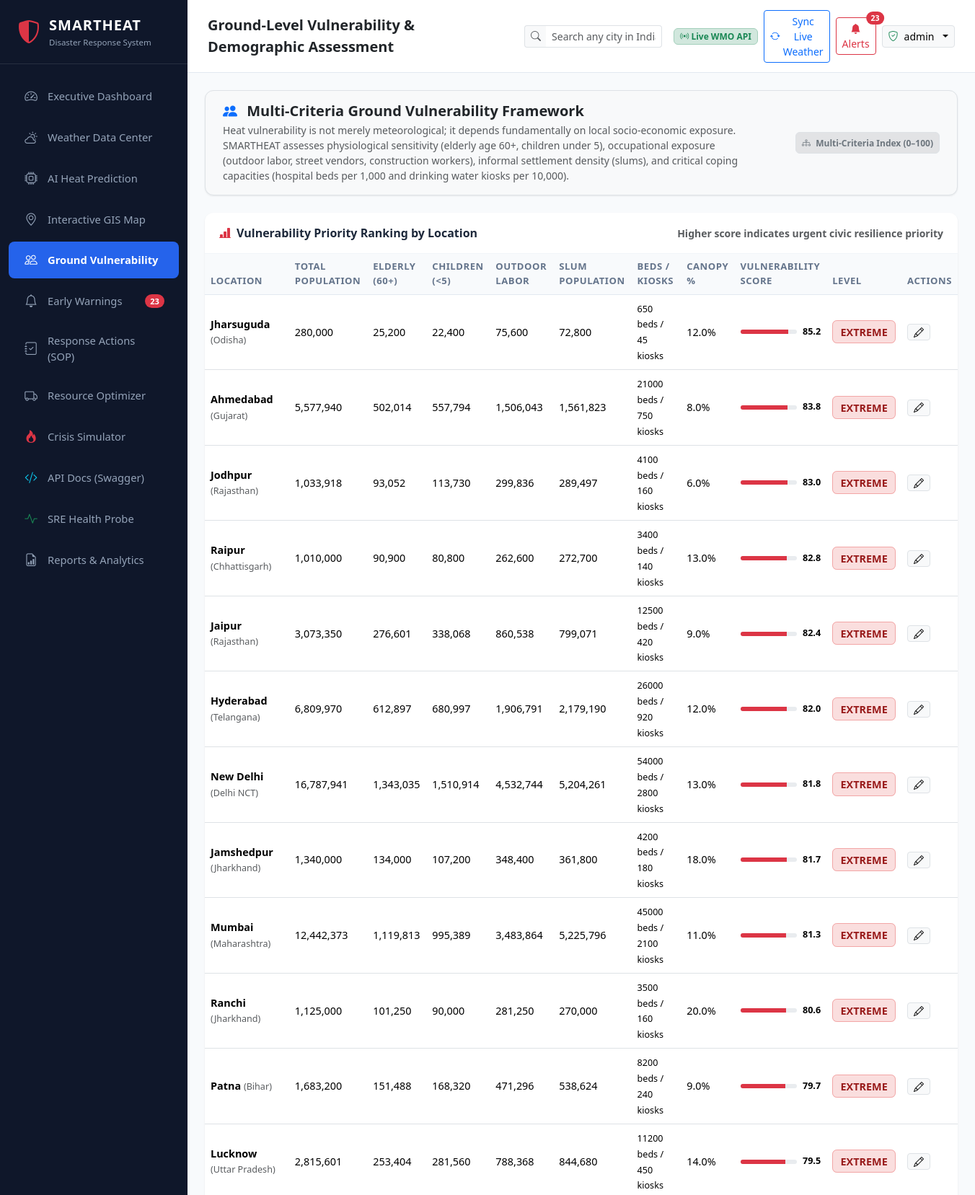
The app's page /vulnerability/ (signed in, upper part) with its own data.
### database/models.py (models this page shows, shortened)
class VulnerabilityData(db.Model):
    __tablename__ = 'vulnerability_data'
    id = db.Column(db.Integer, primary_key=True)
    location_id = db.Column(db.Integer, db.ForeignKey('locations.id'), unique=True, nullable=False)
    total_population = db.Column(db.Integer, nullable=False)
    elderly_count = db.Column(db.Integer, default=0)         # Age 60+
    children_count = db.Column(db.Integer, default=0)        # Age <5
    outdoor_workers_count = db.Column(db.Integer, default=0) # Construction, street vendors, farmers
    slum_residents_count = db.Column(db.Integer, default=0)  # High density informal settlements
    hospital_beds = db.Column(db.Integer, default=50)        # Healthcare capacity
    water_kiosks = db.Column(db.Integer, default=5)          # Public water distribution access
    tree_canopy_ratio = db.Column(db.Float, default=0.15)    # 0.0 - 1.0 (cooling green cover)
    vulnerability_score = db.Column(db.Float, nullable=False)# 0 - 100
    vulnerability_level = db.Column(db.String(20), nullable=False) # LOW, MODERATE, HIGH, EXTREME
    updated_at = db.Column(db.DateTime, default=datetime.utcnow, onupdate=datetime.utcnow)

class Location(db.Model):
    __tablename__ = 'locations'
    id = db.Column(db.Integer, primary_key=True)
    name = db.Column(db.String(100), unique=True, nullable=False, index=True)
    state = db.Column(db.String(50), nullable=False)
    latitude = db.Column(db.Float, nullable=False)
    longitude = db.Column(db.Float, nullable=False)
    zone_type = db.Column(db.String(50), default='Urban') # Urban, Suburban, Industrial, Rural
    baseline_temp = db.Column(db.Float, default=32.0)    # Normal summer mean temp (°C)
    created_at = db.Column(db.DateTime, default=datetime.utcnow)
    weather_records = db.relationship('WeatherData', backref='location', lazy=True, cascade='all, delete-orphan')
    vulnerability = db.relationship('VulnerabilityData', backref='location', uselist=False, cascade='all, delete-orphan')
    predictions = db.relationship('Prediction', backref='location', lazy=True, cascade='all, delete-orphan')
    risk_assessments = db.relationship('RiskAssessment', backref='location', lazy=True, cascade='all, delete-orphan')
    facilities = db.relationship('CriticalFacility', backref='location', lazy=True, cascade='all, delete-orphan')
    alerts = db.relationship('Alert', backref='location', lazy=True, cascade='all, delete-orphan')

### routes/vulnerability_routes.py (the view)
@vulnerability_bp.route('/')
@login_required
def index():
    records = VulnerabilityData.query.join(Location).order_by(VulnerabilityData.vulnerability_score.desc()).all()
    locations = Location.query.order_by(Location.name.asc()).all()
    return render_template('vulnerability.html', records=records, locations=locations)

### routes/auth_routes.py (called while the page is built)
def login_required(f):
    @wraps(f)
    def decorated_function(*args, **kwargs):
        if 'user_id' not in session:
            flash('Please log in to access the command portal.', 'warning')
            return redirect(url_for('auth.login', next=request.url))
        return f(*args, **kwargs)
    return decorated_function

### templates/vulnerability.html (shortened to what this page needs)
{% extends 'base.html' %}
{% block page_title %}Ground-Level Vulnerability & Demographic Assessment{% endblock %}
{% block content %}
<div class="card mb-4 bg-light border">
  <div class="card-body py-3 px-4">
    <div class="row align-items-center">
      <div class="col-md-9">
        <h5 class="fw-bold text-dark mb-1"><i class="bi bi-people-fill text-primary me-2"></i> Multi-Criteria Ground Vulnerability Framework</h5>
        <p class="text-muted small mb-0">
          Heat vulnerability is not merely meteorological; it depends fundamentally on local socio-economic exposure.
          SMARTHEAT assesses physiological sensitivity (elderly age 60+, children under 5), occupational exposure (outdoor labor, street vendors, construction workers), informal settlement density (slums), and critical coping capacities (hospital beds per 1,000 and drinking water kiosks per 10,000).
        </p>
      </div>
      <div class="col-md-3 text-md-end mt-2 mt-md-0">
        <span class="badge bg-secondary-subtle text-secondary border p-2">
          <i class="bi bi-diagram-3 me-1"></i> Multi-Criteria Index (0–100)
        </span>
      </div>
    </div>
  </div>
</div>
<div class="card mb-4">
  <div class="card-header">
    <div class="d-flex align-items-center gap-2">
      <i class="bi bi-bar-chart-line-fill text-danger"></i>
      <span class="fw-bold">Vulnerability Priority Ranking by Location</span>
    </div>
    <span class="text-muted small">Higher score indicates urgent civic resilience priority</span>
  </div>
  <div class="card-body p-0">
    <div class="table-responsive">
      <table class="table table-hover align-middle mb-0">
        <thead>
          <tr>
            <th>Location</th>
            <th>Total Population</th>
            <th>Elderly (60+)</th>
            <th>Children (<5)</th>
            <th>Outdoor Labor</th>
            <th>Slum Population</th>
            <th>Beds / Kiosks</th>
            <th>Canopy %</th>
            <th>Vulnerability Score</th>
            <th>Level</th>
            <th>Actions</th>
          </tr>
        </thead>
        <tbody>
          {% for r in records %}
          <tr>
            <td class="fw-bold">{{ r.location.name }} <span class="text-muted small fw-normal">({{ r.location.state }})</span></td>
            <td>{{ "{:,}".format(r.total_population) }}</td>
            <td>{{ "{:,}".format(r.elderly_count) }}</td>
            <td>{{ "{:,}".format(r.children_count) }}</td>
            <td>{{ "{:,}".format(r.outdoor_workers_count) }}</td>
            <td>{{ "{:,}".format(r.slum_residents_count) }}</td>
            <td>
              <span class="small">{{ r.hospital_beds }} beds / {{ r.water_kiosks }} kiosks</span>
            </td>
            <td>{{ (r.tree_canopy_ratio * 100)|round(0) }}%</td>
            <td>
              <div class="d-flex align-items-center gap-2">
                <div class="progress flex-grow-1" style="height: 6px; width: 70px;">
                  <div class="progress-bar {% if r.vulnerability_score >= 75 %}bg-danger{% elif r.vulnerability_score >= 50 %}bg-warning{% else %}bg-success{% endif %}" style="width: {{ r.vulnerability_score }}%;"></div>
                </div>
                <strong class="small">{{ r.vulnerability_score|round(1) }}</strong>
              </div>
            </td>
            <td>
              <span class="badge-risk-{{ r.vulnerability_level.lower() }}">{{ r.vulnerability_level }}</span>
            </td>
            <td>
              <button type="button" class="btn btn-sm btn-light border py-0 px-2" data-bs-toggle="modal" data-bs-target="#editModal{{ r.id }}" title="Update Demographic Data">
                <i class="bi bi-pencil"></i>
              </button>
            </td>
          </tr>
          {% endfor %}
        </tbody>
      </table>
    </div>
  </div>
</div>
{% endblock %}

### static/css/style.css (style rules this page uses)
:root { --primary-color: #1e3a8a; --primary-light: #3b82f6; --sidebar-bg: #0f172a; --sidebar-hover: #1e293b; --sidebar-active: #2563eb; --bg-main: #f8fafc; --card-bg: #ffffff; --text-main: #1e293b; --text-muted: #64748b; --risk-low: #10b981; --risk-moderate: #f59e0b; --risk-high: #ea580c; --risk-extreme: #dc2626; }
body { font-family: 'Segoe UI', -apple-system, BlinkMacSystemFont, Roboto, Helvetica, Arial, sans-serif; background-color: var(--bg-main); color: var(--text-main); margin: 0; padding: 0; min-height: 100vh; }
.card { border: none; border-radius: 0.75rem; box-shadow: 0 1px 3px rgba(0, 0, 0, 0.05), 0 1px 2px rgba(0, 0, 0, 0.03); background-color: var(--card-bg); margin-bottom: 1.5rem; }
.card-header { background-color: transparent; border-bottom: 1px solid #f1f5f9; padding: 1rem 1.25rem; font-weight: 600; color: var(--text-main); display: flex; align-items: center; justify-content: space-between; }
.badge-risk-extreme { background-color: rgba(220, 38, 38, 0.15); color: #991b1b; border: 1px solid rgba(220, 38, 38, 0.3); font-weight: 600; padding: 0.35rem 0.65rem; border-radius: 0.4rem; animation: pulse-danger 2s infinite; }
.table th { font-size: 0.82rem; text-transform: uppercase; letter-spacing: 0.04em; color: var(--text-muted); background-color: #f8fafc; border-bottom: 1px solid #e2e8f0; }
.table td { font-size: 0.9rem; vertical-align: middle; }

### records on screen
VulnerabilityData: location.name "Jharsuguda", location.state "Odisha", total_population "280,000", elderly_count "25,200", children_count "22,400", outdoor_workers_count "75,600", slum_residents_count "72,800", hospital_beds "650", water_kiosks "45", (r.tree_canopy_ratio*100)|round(0) "12.0", vulnerability_score "85.2", vulnerability_level "EXTREME"
VulnerabilityData: location.name "Ahmedabad", location.state "Gujarat", total_population "5,577,940", elderly_count "502,014", children_count "557,794", outdoor_workers_count "1,506,043", slum_residents_count "1,561,823", hospital_beds "21000", water_kiosks "750", (r.tree_canopy_ratio*100)|round(0) "8.0", vulnerability_score "83.8", vulnerability_level "EXTREME"
VulnerabilityData: location.name "Jodhpur", location.state "Rajasthan", total_population "1,033,918", elderly_count "93,052", children_count "113,730", outdoor_workers_count "299,836", slum_residents_count "289,497", hospital_beds "4100", water_kiosks "160", (r.tree_canopy_ratio*100)|round(0) "6.0", vulnerability_score "83.0", vulnerability_level "EXTREME"
VulnerabilityData: location.name "Raipur", location.state "Chhattisgarh", total_population "1,010,000", elderly_count "90,900", children_count "80,800", outdoor_workers_count "262,600", slum_residents_count "272,700", hospital_beds "3400", water_kiosks "140", (r.tree_canopy_ratio*100)|round(0) "13.0", vulnerability_score "82.8", vulnerability_level "EXTREME"
VulnerabilityData: location.name "Jaipur", location.state "Rajasthan", total_population "3,073,350", elderly_count "276,601", children_count "338,068", outdoor_workers_count "860,538", slum_residents_count "799,071", hospital_beds "12500", water_kiosks "420", (r.tree_canopy_ratio*100)|round(0) "9.0", vulnerability_score "82.4", vulnerability_level "EXTREME"
VulnerabilityData: location.name "Hyderabad", location.state "Telangana", total_population "6,809,970", elderly_count "612,897", children_count "680,997", outdoor_workers_count "1,906,791", slum_residents_count "2,179,190", hospital_beds "26000", water_kiosks "920", (r.tree_canopy_ratio*100)|round(0) "12.0", vulnerability_score "82.0", vulnerability_level "EXTREME"
VulnerabilityData: location.name "New Delhi", location.state "Delhi NCT", total_population "16,787,941", elderly_count "1,343,035", children_count "1,510,914", outdoor_workers_count "4,532,744", slum_residents_count "5,204,261", hospital_beds "54000", water_kiosks "2800", (r.tree_canopy_ratio*100)|round(0) "13.0", vulnerability_score "81.8", vulnerability_level "EXTREME"
VulnerabilityData: location.name "Jamshedpur", location.state "Jharkhand", total_population "1,340,000", elderly_count "134,000", children_count "107,200", outdoor_workers_count "348,400", slum_residents_count "361,800", hospital_beds "4200", water_kiosks "180", (r.tree_canopy_ratio*100)|round(0) "18.0", vulnerability_score "81.7", vulnerability_level "EXTREME"
VulnerabilityData: location.name "Mumbai", location.state "Maharashtra", total_population "12,442,373", elderly_count "1,119,813", children_count "995,389", outdoor_workers_count "3,483,864", slum_residents_count "5,225,796", hospital_beds "45000", water_kiosks "2100", (r.tree_canopy_ratio*100)|round(0) "11.0", vulnerability_score "81.3", vulnerability_level "EXTREME"
VulnerabilityData: location.name "Ranchi", location.state "Jharkhand", total_population "1,125,000", elderly_count "101,250", children_count "90,000", outdoor_workers_count "281,250", slum_residents_count "270,000", hospital_beds "3500", water_kiosks "160", (r.tree_canopy_ratio*100)|round(0) "20.0", vulnerability_score "80.6", vulnerability_level "EXTREME"
VulnerabilityData: location.name "Patna", location.state "Bihar", total_population "1,683,200", elderly_count "151,488", children_count "168,320", outdoor_workers_count "471,296", slum_residents_count "538,624", hospital_beds "8200", water_kiosks "240", (r.tree_canopy_ratio*100)|round(0) "9.0", vulnerability_score "79.7", vulnerability_level "EXTREME"
VulnerabilityData: location.name "Lucknow", location.state "Uttar Pradesh", total_population "2,815,601", elderly_count "253,404", children_count "281,560", outdoor_workers_count "788,368", slum_residents_count "844,680", hospital_beds "11200", water_kiosks "450", (r.tree_canopy_ratio*100)|round(0) "14.0", vulnerability_score "79.5", vulnerability_level "EXTREME"

### other values on screen
{{ nav_active_alerts }} "23"
{{ session.get('username', 'Admin') }} "admin"
